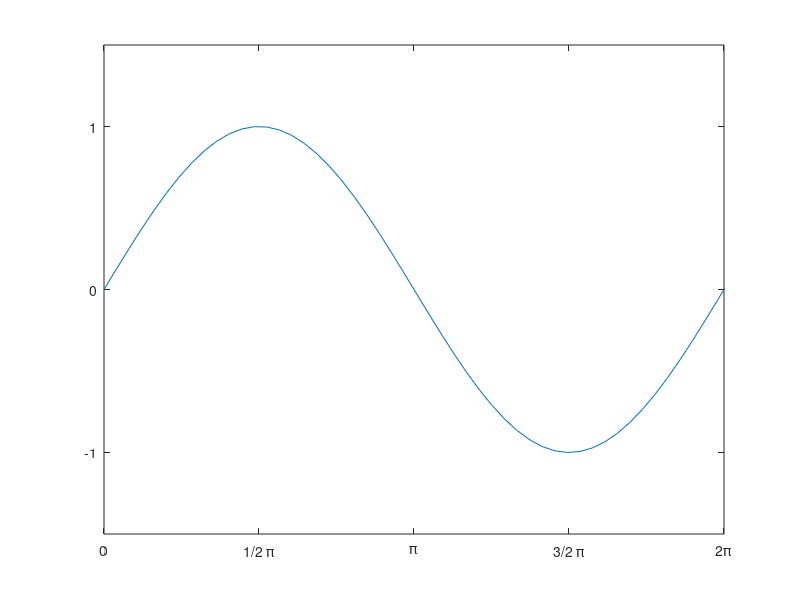

Recreate this plot in MATLAB. (Note: this script raises an error after producing the figure.)
%% plot sine wave
x = linspace(0,4*pi,100);
plot(x, sin(x));
% control x-axis
xlim([0 2*pi])
xticks([0 0.5*pi pi 3/2*pi 2*pi])
xticklabels({'0','1/2 \pi', '\pi', '3/2 \pi', '2\pi'})
% control y-axis
ylim([-1.5 1.5])
yticks([-1 0 1])
% yticklabels({'min','y = 0','max'})
%export
matlab2tikz('latex/plots/static/sin-tikz.tex');

%% plot cosine wave
plot(x, cos(x));
% control x-axis
xlim([0 2*pi])
xticks([0 0.5*pi pi 3/2*pi 2*pi])
xticklabels({'0','1/2 \pi', '\pi', '3/2 \pi', '2\pi'})
% control y-axis
ylim([-1.5 1.5])
yticks([-1 0 1])
% yticklabels({'min','y = 0','max'})
matlab2tikz('latex/plots/static/cos-tikz.tex');

%% plot multiple 3d gaussian curves and export to tikz and eps
gaussian_plot();
view([-45 45])
axis tight;
matlab2tikz('latex/plots/static/gaussian-tikz.tex');
% print -dpsc latex/plots/static/gaussian.eps